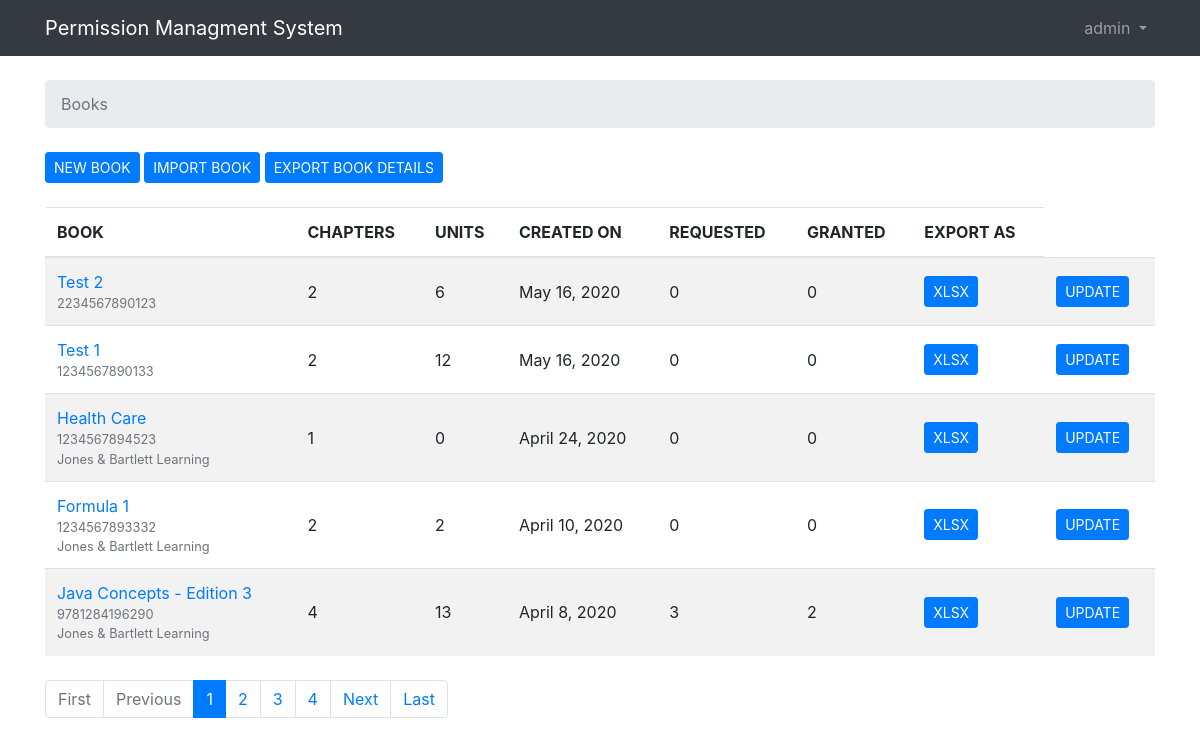
The app's page / (signed in) with its own data.
### permissions/models.py (models this page shows, shortened)
class Book(models.Model):
    publisher = models.ForeignKey(Publisher, null=True, blank=True, related_name='+', on_delete=models.CASCADE)
    title = models.CharField(max_length=100, blank=True)
    isbn = models.CharField(max_length=13, unique=True, validators=[MinLengthValidator(13)])
    edition = models.CharField(max_length=10, blank=True)
    active = models.BooleanField(default=True)
    created_at = models.DateTimeField(auto_now_add=True, null=True)
    def get_chapters_count(self):
        return self.units.count()
    def get_elements_count(self):
        return Element.objects.filter(unit__book=self).count()
    def get_requested_count(self):
        return Element.objects.filter(~Q(requested_on = None), unit__book=self).count() - Element.objects.filter(~Q(granted_on = None), unit__book=self).count()
    def get_granted_count(self):
        return Element.objects.filter(~Q(granted_on = None), unit__book=self).count()

### publisher/models.py (models this page shows, shortened)
class Publisher(models.Model):
    publisher_name = models.CharField(max_length=150, unique=True)
    publisher_address = models.CharField(max_length=250, blank=True, null=True)
    active = models.BooleanField(default=True)
    created_by = models.ForeignKey(User, null=True, blank=True, related_name='+', on_delete=models.CASCADE)
    created_at = models.DateField(auto_now_add=True)
    updated_by = models.ForeignKey(User, null=True, blank=True, related_name='+', on_delete=models.CASCADE)
    updated_at = models.DateField(auto_now_add=True)

### permissions/views.py (the view)
# urls.py: url(r'^$', views.BookListView.as_view(), name='home'),
@method_decorator(login_required, name='dispatch')
class BookListView(ListView):
    model = Book
    context_object_name = 'books'
    paginate_by = 5
    template_name = 'home.html'
    def get_queryset(self):
        queryset = Book.objects.all().order_by('-created_at')
        return queryset

### templates/home.html
{% extends 'base.html' %}{% load static %}
{% load humanize %}
{% block breadcrumb %}
<li class="breadcrumb-item active">Books</li>
{% endblock %}
{% block content %}
<div class="mb-4">
    <a href="{% url 'new_book' %}" class="btn btn-primary btn-sm">NEW BOOK</a>
    <a href="{% url 'import_book' %}" class="btn btn-primary btn-sm">IMPORT BOOK</a>
    <a href="{% url 'export_books' %}" class="btn btn-primary btn-sm">EXPORT BOOK DETAILS</a>
</div>
<table class="table table-striped mb-4">
    <thead class="thead-inverse">
        <tr>
        <th>BOOK</th>
        <th>CHAPTERS</th>
        <th>UNITS</th>
        <th>CREATED ON</th>
        <th>REQUESTED</th>
        <th>GRANTED</th>
        <th>EXPORT AS</th>
        </tr>
    </thead>
    <tbody>
        {% for book in books %}
            <tr>
                <td>
                    <a href="{% url 'book_units' book.pk %}">{{ book.title }}</a><br/>
                    <small class="text-muted d-block">{{ book.isbn }}</small>
                    <small class="text-muted d-block">{{ book.publisher.publisher_name }}</small>
                </td>
                <td class="align-middle">{{book.get_chapters_count}}</td>
                <td class="align-middle">{{book.get_elements_count}}</td>
                <td class="align-middle">{{book.created_at|naturalday}}</td>
                <td class="align-middle">{{book.get_requested_count}}</td>
                <td class="align-middle">{{book.get_granted_count}}</td>
                <td class="align-middle"><a href="{% url 'export_book' book.pk %}" class="btn btn-primary btn-sm">XLSX</a></td>
                <td class="align-middle"><a href="{% url 'edit_book' book.pk %}" class="btn btn-primary btn-sm" role="button">UPDATE</a></td>
            </tr>
        {% endfor %}
    </tbody>
</table>
{% include 'includes/pagination.html' %}
{% endblock %}

### templates/base.html (shortened to what this page needs)
{% load static %}<!DOCTYPE html>
<html>
  <head>
    <link rel="stylesheet" href="{% static 'css/bootstrap.min.css' %}">
  </head>
  <body>
  {% block body %}
  <nav class="navbar navbar-expand-sm navbar-dark bg-dark">
  <div class="container">
    <a class="navbar-brand" href="{% url 'home' %}">Permission Managment System</a>
    <div class="collapse navbar-collapse" id="mainMenu">
      {% if user.is_authenticated %}
        <ul class="navbar-nav ml-auto">
          <li class="nav-item dropdown">
            <a class="nav-link dropdown-toggle" href="#" id="userMenu" data-toggle="dropdown" aria-haspopup="true" aria-expanded="false">
              {{ user.username }}
            </a>
          </li>
        </ul>
      {% else %}
        <form class="form-inline ml-auto">
          <a href="{% url 'login' %}" class="btn btn-outline-secondary">Log in</a>
          <a href="{% url 'signup' %}" class="btn btn-primary ml-2">Sign up</a>
        </form>
      {% endif %}
    </div>
  </div>
</nav>
  <div class="container">
    <ol class="breadcrumb my-4">
      {% block breadcrumb %}
      {% endblock %}
    </ol>
    {% block content %}
    {% endblock %}
  </div>
{% endblock body %}
  </body>
</html>

### records on screen
Book: title "Test 2", isbn "2234567890123", get_chapters_count "2", get_elements_count "6", created_at "May 16, 2020", get_requested_count "0", get_granted_count "0"
Book: title "Test 1", isbn "1234567890133", get_chapters_count "2", get_elements_count "12", created_at "May 16, 2020", get_requested_count "0", get_granted_count "0"
Book: title "Health Care", isbn "1234567894523", publisher.publisher_name "Jones & Bartlett Learning", get_chapters_count "1", get_elements_count "0", created_at "April 24, 2020", get_requested_count "0", get_granted_count "0"
Book: title "Formula 1", isbn "1234567893332", publisher.publisher_name "Jones & Bartlett Learning", get_chapters_count "2", get_elements_count "2", created_at "April 10, 2020", get_requested_count "0", get_granted_count "0"
Book: title "Java Concepts - Edition 3", isbn "9781284196290", publisher.publisher_name "Jones & Bartlett Learning", get_chapters_count "4", get_elements_count "13", created_at "April 8, 2020", get_requested_count "3", get_granted_count "2"

### other values on screen
{{ user.username }} "admin"
{{ page_num }} "1"
{{ page_num }} "2" "3" "4"
